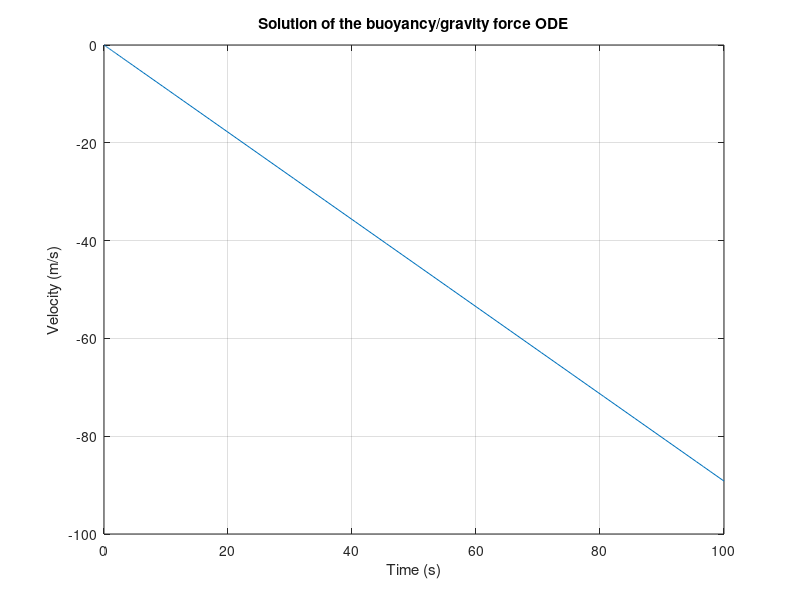

The MATLAB source for this figure:
function eq13_cantarero
clearvars; close all; clc;
% Time range, constant values, and initial conditions
tspan = [0,100];
g = -9.81; % m/s^2
p_m = 1; % g/ml
p_i = 1.1; %g/ml, average cell density
v0 = 0;

% Define the anonymous function
odeFun = @(t, v) eom(t, v, g, p_m, p_i);

[t, v] = ode45(odeFun, tspan, v0);
plot(t, v)
xlabel('Time (s)')
ylabel('Velocity (m/s)')
title('Solution of the buoyancy/gravity force ODE')
grid on

end

function dvdt = eom(t, v, g, p_m, p_i)
dvdt = g*(1 - p_m/p_i);
end


% function eq13_cantarero
% clearvars; close all; clc;
% % Time range, constant values, and initial conditions
% tspan = [0,100];
% v0 = 0;
% [t, v] = ode45(@eom, tspan, v0);
% plot(t, v)
% xlabel('Time (s)')
% ylabel('Velocity (m/s)')
% title('Solution of the buoyancy/gravity force ODE')
% grid on
% end
% 
% function dvdt = eom(t, v)
% g = -9.81; % m/s^2
% pm = 1; % g/ml
% pi = 1.1; %g/ml, average cell density
% dvdt = g*(1 - pm/pi);
% end
